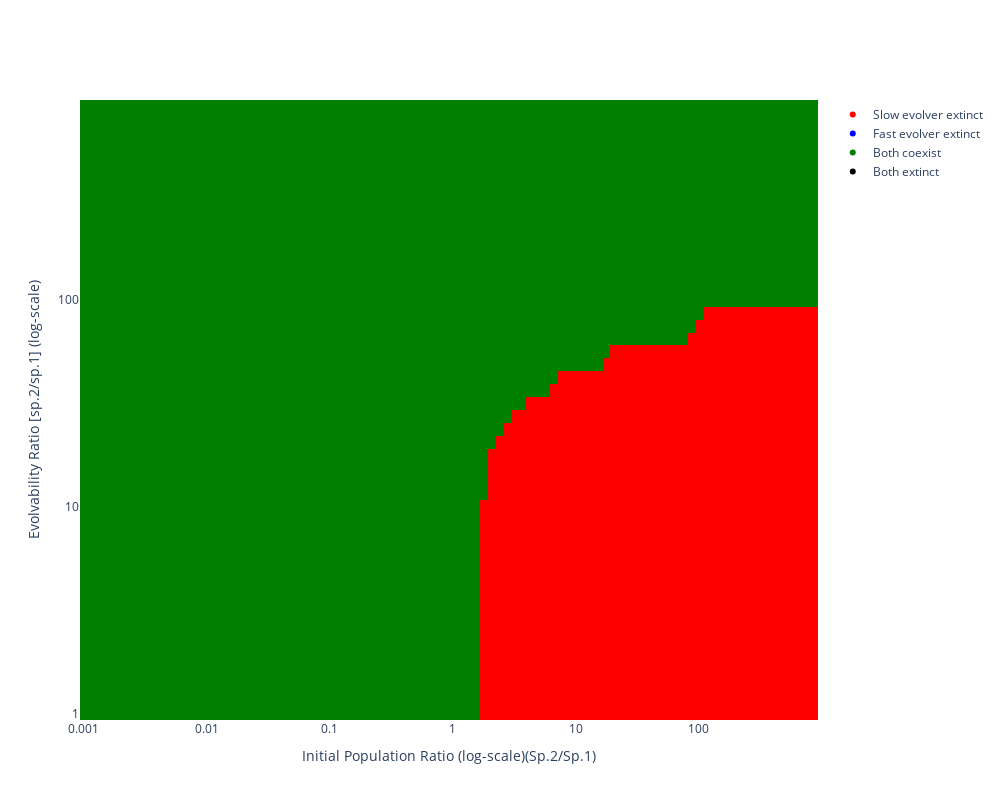

Notebook code for this chart:
### Code cell
def plot_2d_sensitivity_analysis_initial_pop_vs_evolvability(N2_N1_ratios, V_A2_V_A1_ratios, final_outcomes_matrix):
    color_map = {
        "sp 2 (high-genetic-var) wins, sp 1 (low-genetic-var) extinct": 0,
        "sp 1 (low-genetic-var) wins, sp 2 (high-genetic-var) extinct": 1,
        "both extinct": 2,
        "both coexist": 3
    }

    reverse_color_map = {v: k for k, v in color_map.items()}

    # Convert the final outcomes to numerical values
    numerical_matrix = np.vectorize(color_map.get)(final_outcomes_matrix)

    # Create the heatmap
    heatmap = go.Heatmap(
        z=numerical_matrix.T,  # Transpose the matrix to match the correct axis
        x=N2_N1_ratios,
        y=V_A2_V_A1_ratios,
        colorscale=[[0, 'red'], [1/3, 'blue'], [2/3, 'black'], [1, 'green']],
        showscale = False,
        colorbar=dict(
            tickvals=[0, 1, 2, 3],
            ticktext=list(color_map.keys()),
        )
    )

    fig = go.Figure(data=[heatmap])

    legend_labels = [
        ("Slow evolver extinct", 'red'),
        ("Fast evolver extinct", 'blue'),
        ('Both coexist', 'green'),
        ('Both extinct', 'black')
    ]

    for label, color in legend_labels:
        fig.add_trace(go.Scatter(
            x=[None], y=[None], mode='markers',
            marker=dict(color=color),
            showlegend=True,
            name=label
        ))



    fig.update_layout(
        xaxis=dict(
            title='Initial Population Ratio (log)(fast-ev./slow-ev.)',
            type='log',
            tickvals=[0.001, 0.01, 0.1, 1, 10, 100, 1000, 10000],
            ticktext=["0.001", "0.01", "0.1", "1", "10", "100", "1000"]
        ),
        yaxis=dict(
            title='Evolvability Ratio [fast-ev./slow-ev.] (log)',
            type='log',
            tickvals=[1, 10, 100, 1000],
            ticktext=['1', '10', '100', '1000']
        ),
        template='plotly',
        width=1000,
        height=800,

 
    )
    

    pio.show(fig)

def generate_parameters_with_varied_parameters(N2_N1_ratios, V_A2_V_A1_ratios):
    parameters_list = []
    for N2_N1 in N2_N1_ratios:
        for V_A2_V_A1 in V_A2_V_A1_ratios:
            parameters_dict = Parameters_for_Analysis(base_parameters=base_parameters, V_A1=0.01, V_A2=0.01).__dict__.copy()
            parameters_dict['initial_population_species_2'] = parameters_dict['initial_population_species_1'] * N2_N1
            parameters_dict['V_A2'] = parameters_dict['V_A1'] * V_A2_V_A1
            parameters_dict['alpha11'] = parameters_dict['alpha12'] = 0.0025
            parameters_dict['alpha21'] = parameters_dict['alpha22'] = 0.005
            parameters = Parameters_for_Analysis(base_parameters=base_parameters, **parameters_dict)
            parameters_list.append(parameters)
    return parameters_list

def run_sensitivity_analysis(parameters_list):
    final_outcomes_list = []
    for parameters in parameters_list:
        final_outcome_instance = run_simulation_and_get_outcome_instance(parameters)
        final_outcomes_list.append(final_outcome_instance.outcome)
    return final_outcomes_list

def main():
    N2_N1_powers = np.arange(-3, 3, 0.0625)
    V_A2_V_A1_powers = np.arange(0, 3, 0.0625)
    
    N2_N1_ratios = np.power(10.0, N2_N1_powers)
    V_A2_V_A1_ratios = np.power(10.0, V_A2_V_A1_powers)
    
    parameters_list = generate_parameters_with_varied_parameters(N2_N1_ratios, V_A2_V_A1_ratios)
    final_outcomes_list = run_sensitivity_analysis(parameters_list)
    
    final_outcomes_matrix = np.array(final_outcomes_list).reshape(len(N2_N1_ratios), len(V_A2_V_A1_ratios))
    
    plot_2d_sensitivity_analysis_initial_pop_vs_evolvability(N2_N1_ratios, V_A2_V_A1_ratios, final_outcomes_matrix)

if __name__ == "__main__":
    main()

### Figure 1 — Plotly figure (JSON) as saved in the notebook; plotly's stock layout.template omitted (floating-point values rounded to 4 significant figures; data arrays with more than 128 entries replaced by an {"elided": "..."} marker saying what was removed)
{"data": [{"colorbar": {"ticktext": ["sp 2 (high-genetic-var) wins, sp 1 (low-genetic-var) extinct", "sp 1 (low-genetic-var) wins, sp 2 (high-genetic-var) extinct", "both extinct", "both coexist"], "tickvals": [0, 1, 2, 3]}, "colorscale": [[0, "red"], [0.3333, "blue"], [0.6667, "black"], [1, "green"]], "showscale": false, "type": "heatmap", "x": [0.001, 0.001155, 0.001334, 0.00154, 0.001778, 0.002054, 0.002371, 0.002738, 0.003162, 0.003652, 0.004217, 0.00487, 0.005623, 0.006494, 0.007499, 0.00866, 0.01, 0.01155, 0.01334, 0.0154, 0.01778, 0.02054, 0.02371, 0.02738, 0.03162, 0.03652, 0.04217, 0.0487, 0.05623, 0.06494, 0.07499, 0.0866, 0.1, 0.1155, 0.1334, 0.154, 0.1778, 0.2054, 0.2371, 0.2738, 0.3162, 0.3652, 0.4217, 0.487, 0.5623, 0.6494, 0.7499, 0.866, 1, 1.155, 1.334, 1.54, 1.778, 2.054, 2.371, 2.738, 3.162, 3.652, 4.217, 4.87, 5.623, 6.494, 7.499, 8.66, 10, 11.55, 13.34, 15.4, 17.78, 20.54, 23.71, 27.38, 31.62, 36.52, 42.17, 48.7, 56.23, 64.94, 74.99, 86.6, 100, 115.5, 133.4, 154.0, 177.8, 205.4, 237.1, 273.8, 316.2, 365.2, 421.7, 487.0, 562.3, 649.4, 749.9, 866.0], "y": [1, 1.155, 1.334, 1.54, 1.778, 2.054, 2.371, 2.738, 3.162, 3.652, 4.217, 4.87, 5.623, 6.494, 7.499, 8.66, 10, 11.55, 13.34, 15.4, 17.78, 20.54, 23.71, 27.38, 31.62, 36.52, 42.17, 48.7, 56.23, 64.94, 74.99, 86.6, 100, 115.5, 133.4, 154.0, 177.8, 205.4, 237.1, 273.8, 316.2, 365.2, 421.7, 487.0, 562.3, 649.4, 749.9, 866.0], "z": {"elided": "48x96 int values"}}, {"marker": {"color": "red"}, "mode": "markers", "name": "Slow evolver extinct", "showlegend": true, "type": "scatter", "x": [null], "y": [null]}, {"marker": {"color": "blue"}, "mode": "markers", "name": "Fast evolver extinct", "showlegend": true, "type": "scatter", "x": [null], "y": [null]}, {"marker": {"color": "green"}, "mode": "markers", "name": "Both coexist", "showlegend": true, "type": "scatter", "x": [null], "y": [null]}, {"marker": {"color": "black"}, "mode": "markers", "name": "Both extinct", "showlegend": true, "type": "scatter", "x": [null], "y": [null]}], "layout": {"height": 800, "width": 1000, "xaxis": {"ticktext": ["0.001", "0.01", "0.1", "1", "10", "100", "1000"], "tickvals": [0.001, 0.01, 0.1, 1, 10, 100, 1000, 10000], "title": {"text": "Initial Population Ratio (log-scale)(Sp.2/Sp.1)"}, "type": "log"}, "yaxis": {"ticktext": ["1", "10", "100", "1000"], "tickvals": [1, 10, 100, 1000], "title": {"text": "Evolvability Ratio [sp.2/sp.1] (log-scale)"}, "type": "log"}}}
